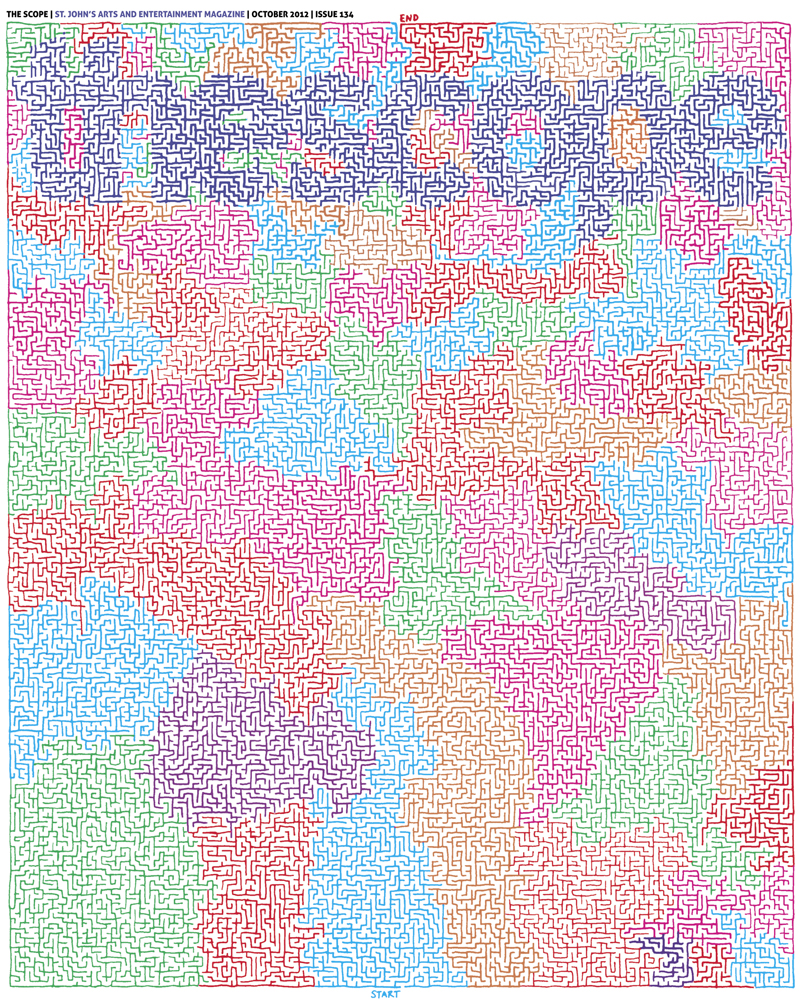
#> input picture exp/exp3/maze.jpg, 800 x 1002 px, found by its file name
$ python exp3.py
#> lines starting #> are read from the running program, lines starting #| are printed output that depends on the picture; after the words box and inside, x2 and y2 are one past the last pixel; in counts of white or black regions, pixels touching at a corner belong together
import numpy as np
import pylab as pl
from scipy import sparse
from scipy.sparse import csgraph

img = pl.imread(r"exp\exp3\maze.jpg")
#> img is the input picture: shape (1002, 800, 3); mean R, G, B 219, 207.2, 215.9
sx, sy = (400, 979)
ex, ey = (398,  25)
bimg = np.all(img > 0.75*255, axis=2) #❶
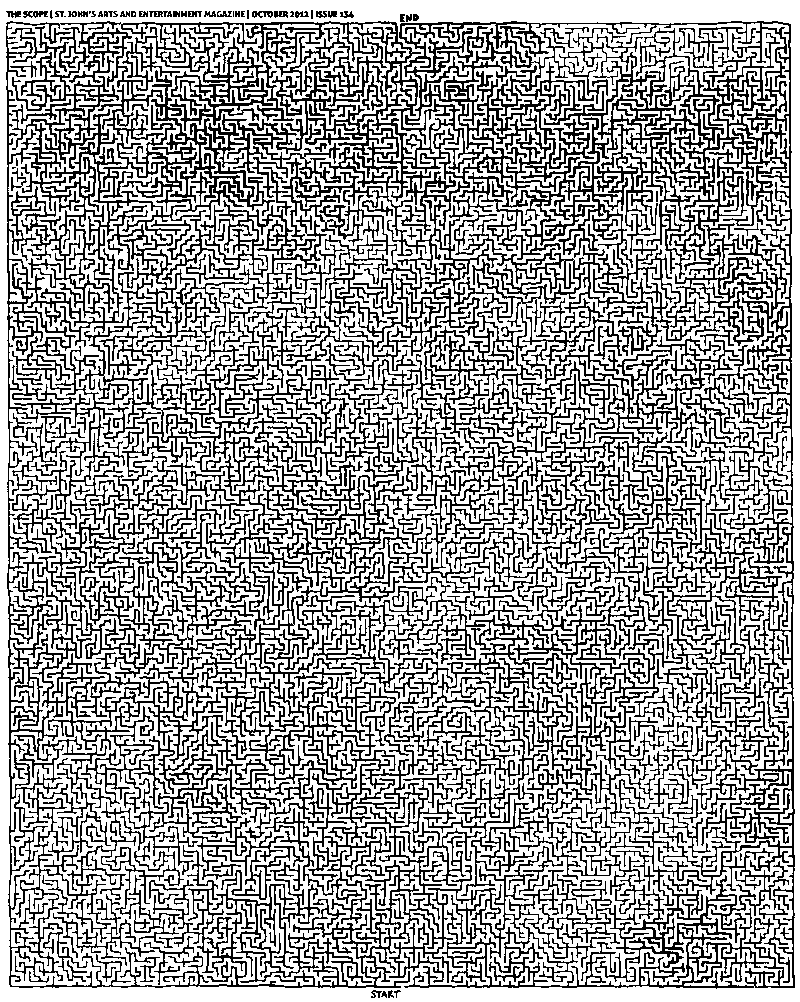
#> bimg: shape (1002, 800) bool; 64.2% white; black in thin lines or dots
H, W = bimg.shape
#> H = 1002; W = 800

x0, x1 = np.where(bimg[H//2, :]==0)[0][[0, -1]] #❷
#> x0 = 8; x1 = 792
bimg[H//2, :x0] = 0
#> bimg: shape (1002, 800) bool; 64.2% white; black in thin lines or dots
bimg[H//2, x1:] = 0
#> bimg: shape (1002, 800) bool; 64.2% white; black in thin lines or dots

mask = (bimg[1:, :] & bimg[:-1, :])
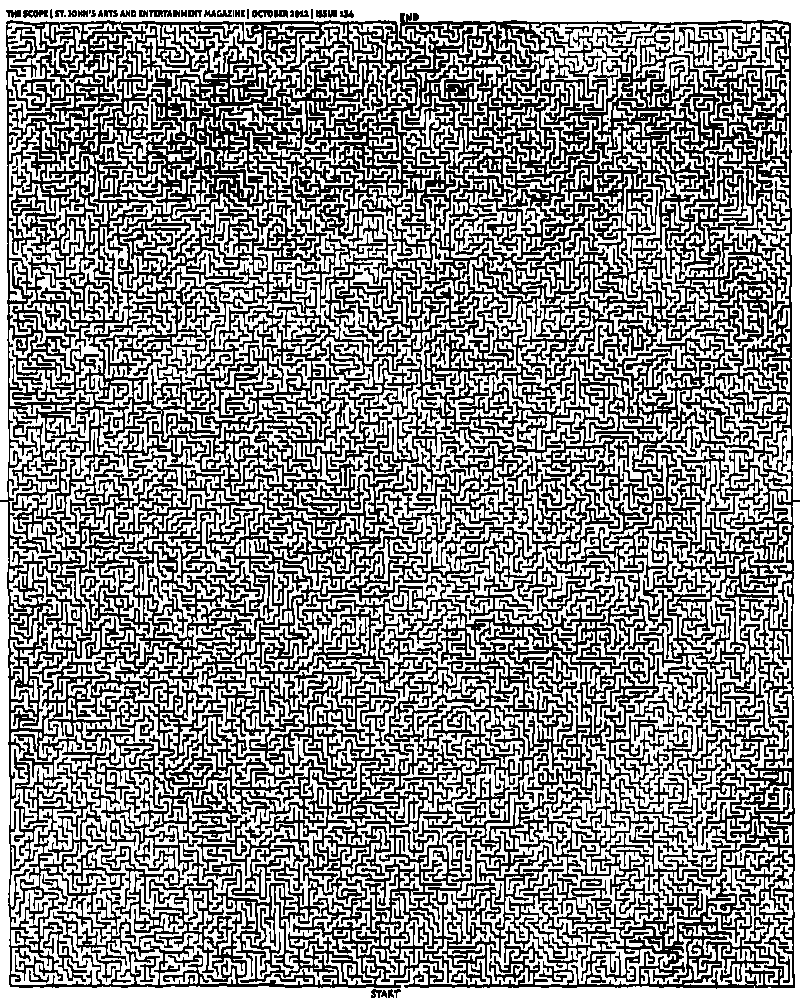
#> mask: shape (1001, 800) bool; 54.2% white; 49 black regions (5 under 20 px), largest, box (x1, y1, x2, y2) and area: (0, 13, 800, 989) 363389, (362, 74, 383, 111) 262, (23, 10, 48, 18) 149
idx = np.where(mask.ravel())[0]
vedge = np.c_[idx, idx + W]
#> vedge = 434430 pairs, first value 0 to 800799, second value 800 to 801599
pl.imsave("tmp.png", mask, cmap="gray")

#左右相邻白色像素
mask = (bimg[:, 1:] & bimg[:, :-1])
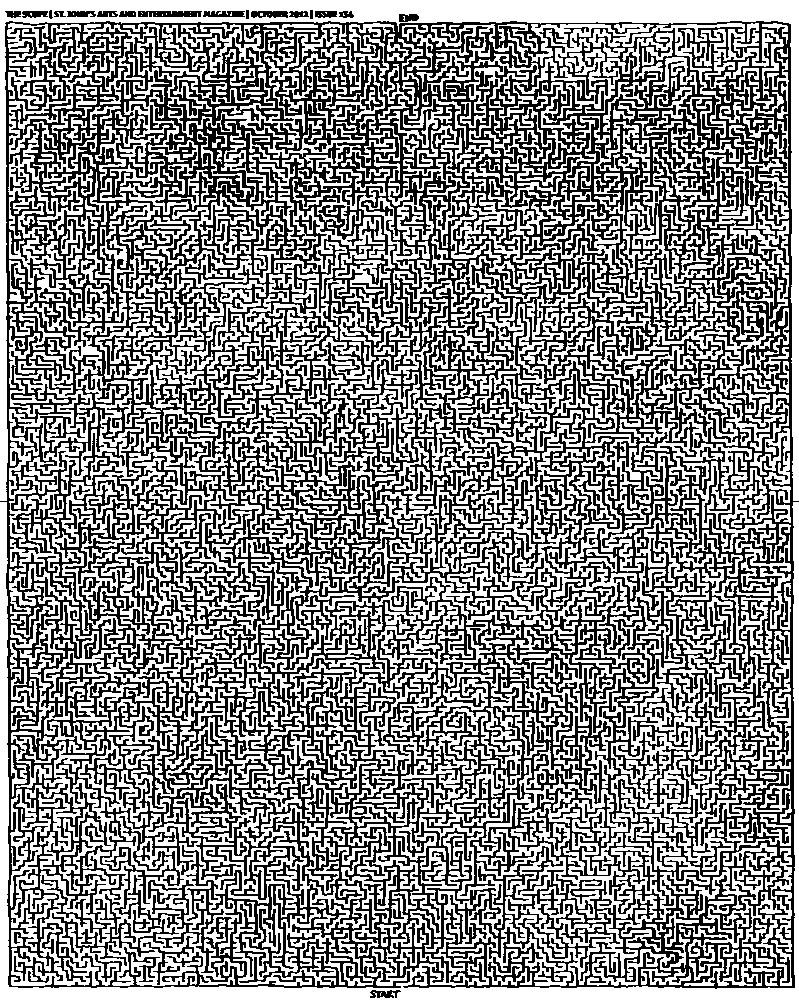
#> mask: shape (1002, 799) bool; 53.9% white; 36 black regions (2 under 20 px), largest, box (x1, y1, x2, y2) and area: (0, 21, 799, 989) 357569, (52, 778, 284, 966) 6877, (143, 936, 194, 985) 372
y, x = np.where(mask)
idx = y * W + x
hedge = np.c_[idx, idx + 1]
#> hedge = 431906 pairs, first value 0 to 801598, second value 1 to 801599

edges = np.vstack([vedge, hedge]) #❶
#> edges = 866336 pairs, first value 0 to 801598, second value 1 to 801599

values = np.ones(edges.shape[0])
w = sparse.coo_matrix((values, (edges[:, 0], edges[:, 1])),  #❷
                      shape=(bimg.size, bimg.size))

startid = sy * W + sx
#> startid = 783600
endid   = ey * W + ex
#> endid = 20398
d, p = csgraph.dijkstra(w, indices=[startid], return_predecessors=True, directed=False)

np.isinf(d[0]).sum()

path = []
node_id = endid
#> node_id = 20398
while True:
    path.append(node_id)
    if node_id == startid or node_id < 0:
        break
    node_id = p[0, node_id]
#> this loop made 4215 passes
#> node_id on passes 1 to 3: 20397, 19597, 18797
#> after the loop, path = 4215 values, max 783600 at index 4214, min 16328 at index 75, mean 370559.9
path = np.array(path)

x, y = path % W, path // W
#> x = 4215 values, max 644 at index 2438, min 169 at index 461, mean 430; y = 4215 values, max 979 at index 4202, min 20 at index 11, mean 462.7
img = img.copy()
img[y, x, :] = 0
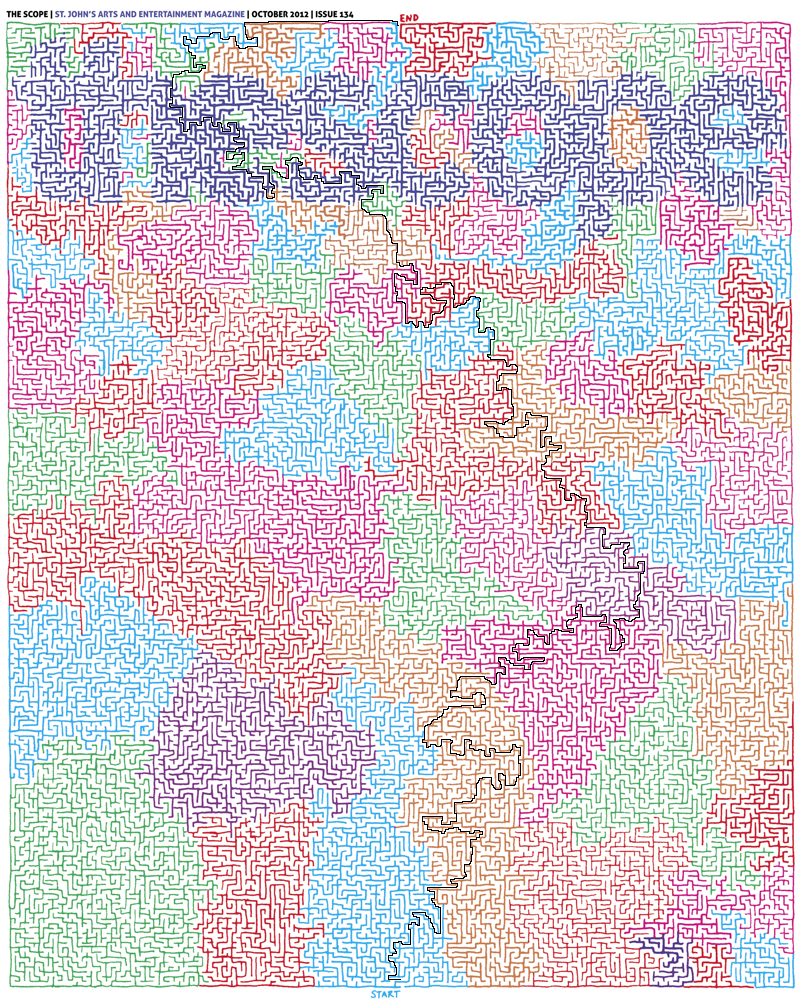
#> img: shape (1002, 800, 3); 0.53% of pixels changed, all inside (x1, y1, x2, y2) = (169, 20, 645, 980)
fig, axes = pl.subplots(1, 2, figsize=(16, 12))
axes[0].imshow(img)
axes[1].imshow(bimg, cmap="gray")
for ax in axes:
    ax.axis("off")
fig.subplots_adjust(0, 0, 1, 1, 0, 0)
pl.show()
fig.savefig(r'exp\exp3\solution.jpg')
